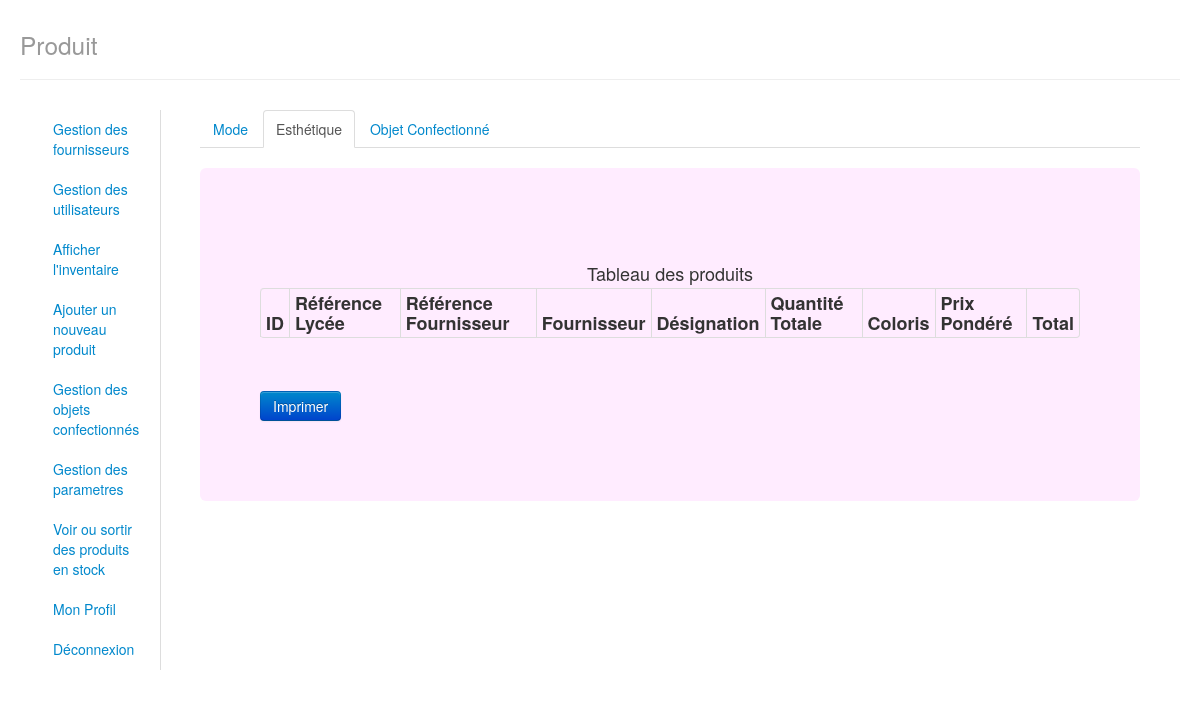
Page /Accueil2.php (signed in) on the committed database.
### tables this page shows
CREATE TABLE IF NOT EXISTS `menu` (
  `Idtype` int(3) NOT NULL,
  `IdLien` int(3) NOT NULL,
  PRIMARY KEY (`Idtype`,`IdLien`),
  KEY `IdLien` (`IdLien`)
);

CREATE TABLE IF NOT EXISTS `lien` (
  `Id` int(3) NOT NULL AUTO_INCREMENT,
  `Adresse` char(30) NOT NULL,
  `Details` char(60) NOT NULL,
  PRIMARY KEY (`Id`)
);

### connexion.php (called while the page is built, shortened)
<?php
function connexion_base($annee)
{
    try
    {
        $bdd = new PDO('mysql:host=localhost;dbname='.$annee.'','root','') or die(print_r($bdd->errorInfo()));
        $bdd->setAttribute(PDO::ATTR_ERRMODE, PDO::ERRMODE_EXCEPTION);
        $bdd->exec('SET NAMES utf8');
        return $bdd;
    }
    catch(Exception $e)
    {
        die('erreur: ' . $e->getMessage());
    }
}
?>

### menu.class.php (called while the page is built, shortened)
<?php
class Menu
{
    private  static $bdd;
    function __construct()
    {
        Menu::$bdd=connexion_base($_SESSION['annee']);
        Menu::$bdd->query("SET CHARACTER SET utf8");
    }
    function affiche_menu()
    {
        $req="SELECT * From typeuser INNER JOIN menu ON typeuser.Id=menu.Idtype INNER JOIN lien ON menu.IdLien=lien.Id WHERE typeuser.Id=".$_SESSION['type'].";" ;
        $rs = Menu::$bdd->query($req);
        return $result = $rs->fetchAll();
    }
}
?>

### Menu.php (the view, shortened to what this page needs)
<!DOCTYPE html>
<?php
include('menu.class.php');
?>
        <div class="menu">
<div class="span2 tabbable tabs-left full-height">
    <ul class='nav nav-tabs full-height' id="TabModal">
                    <?php
                    $page= pathinfo($_SERVER['PHP_SELF']);
                    $menu=new Menu();
                    $lesMenus=$menu->affiche_menu();
                    foreach ($lesMenus as $UnMenu)
                     {
                        ?><li <?php if($page['basename']==$UnMenu['Adresse']) {echo "class='active'";}?>><a href="<?php echo $UnMenu['Adresse']?>"><?php echo $UnMenu['Details']?></a></li>
                        <?php
                     }?>
                        <li><a href="deconnexion.php">Déconnexion</a></li>
    </ul>
</div>
        </div>

### rows in the picture
menu: IdLien.Details "Gestion des fournisseurs"
menu: IdLien.Details "Gestion des utilisateurs"
menu: IdLien.Details "Afficher l'inventaire"
menu: IdLien.Details "Ajouter un nouveau produit"
menu: IdLien.Details "Gestion des objets confectionnés"
menu: IdLien.Details "Gestion des parametres"
menu: IdLien.Details "Voir ou sortir des produits en stock"
menu: IdLien.Details "Mon Profil"
